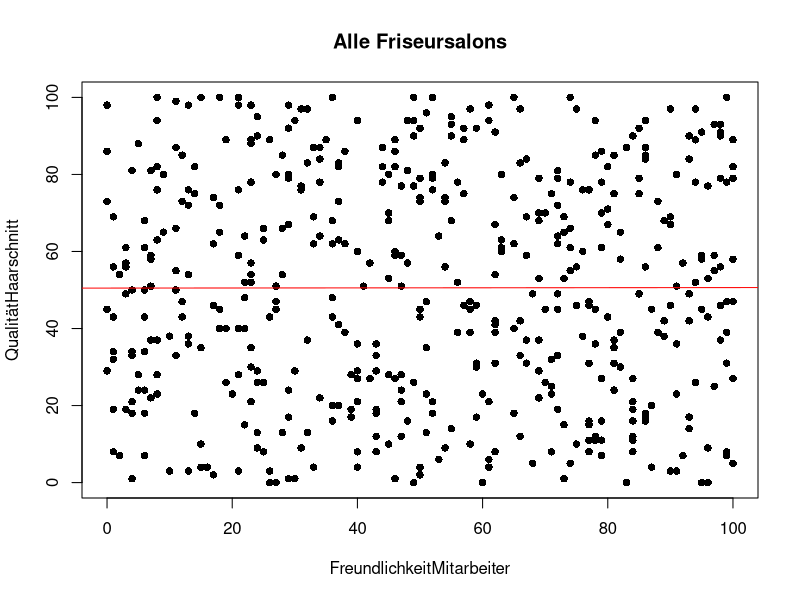
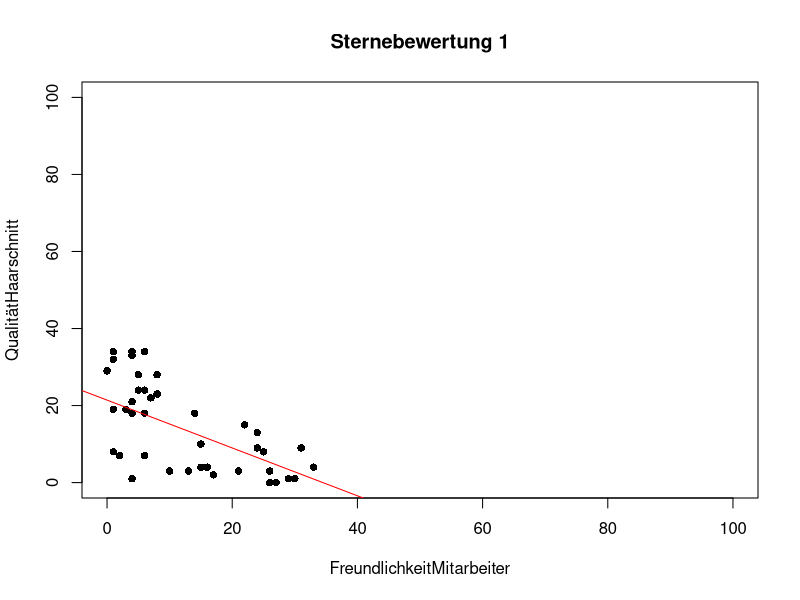
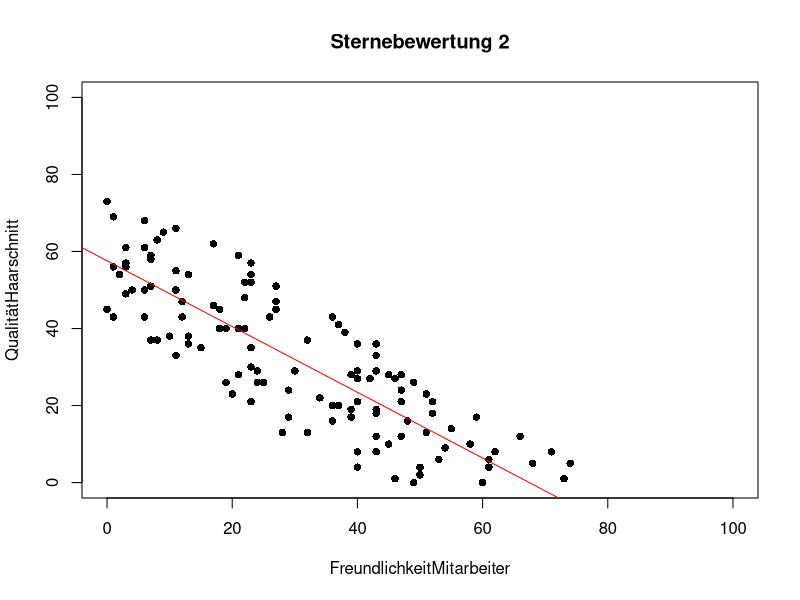
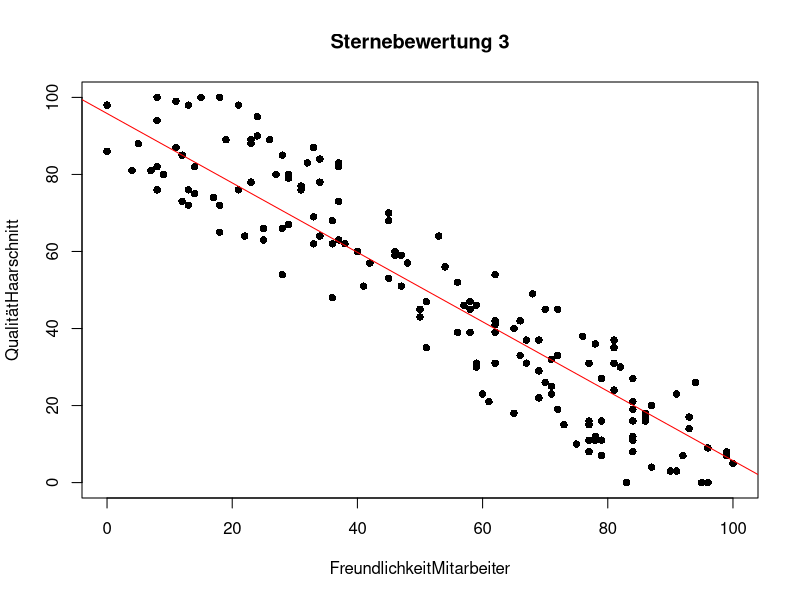
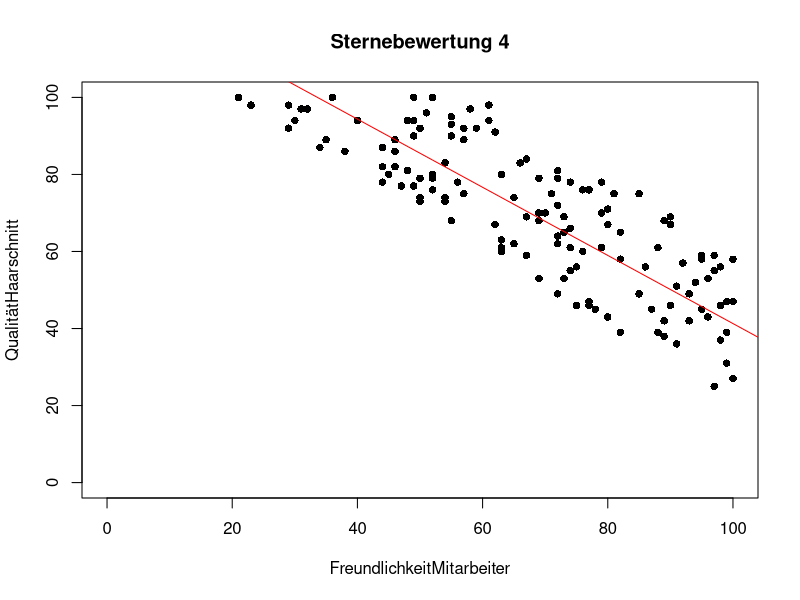
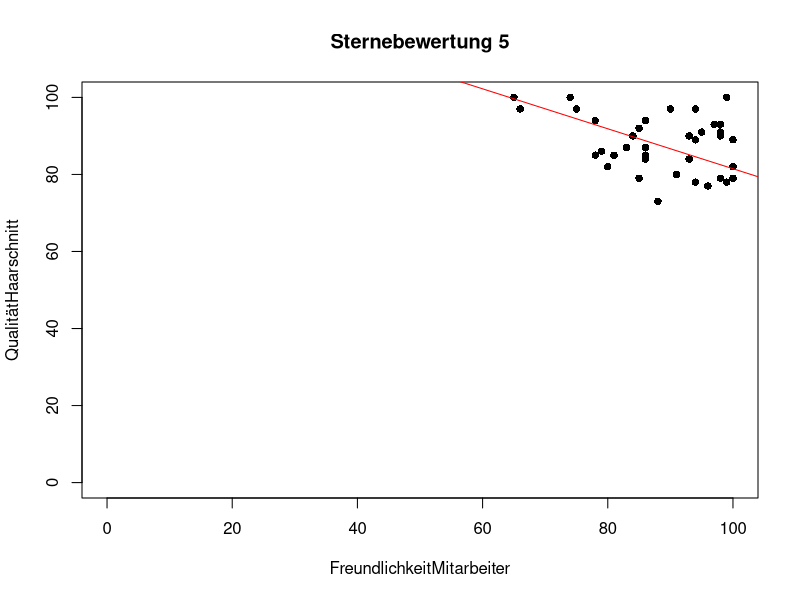

These figures' R source, in order:
## ---- chunk 1
#rm(list = ls())
FreundlichkeitMitarbeiter= sample(0:100,size=500,replace = T)
QualitätHaarschnitt= sample(0:100,size=500,replace = T)

EinStern = ifelse((FreundlichkeitMitarbeiter+QualitätHaarschnitt) <= 40, EinStern <- 1, EinStern <-  0)
ZweiSterne = ifelse((FreundlichkeitMitarbeiter+QualitätHaarschnitt) > 40 & (FreundlichkeitMitarbeiter+QualitätHaarschnitt) <= 80 , ZweiSterne <- 2, ZweiSterne <- 0)
DreiSterne = ifelse((FreundlichkeitMitarbeiter+QualitätHaarschnitt) > 80 & (FreundlichkeitMitarbeiter+QualitätHaarschnitt) <= 120 , DreiSterne <- 3, DreiSterne <- 0)
VierSterne = ifelse((FreundlichkeitMitarbeiter+QualitätHaarschnitt) > 120 & (FreundlichkeitMitarbeiter+QualitätHaarschnitt) <= 160 , VierSterne <- 4, VierSterne <- 0)
FünfSterne = ifelse((FreundlichkeitMitarbeiter+QualitätHaarschnitt) > 160 & (FreundlichkeitMitarbeiter+QualitätHaarschnitt) <= 200 , FünfSterne <- 5, FünfSterne <- 0)
Sternebewertung = abs(EinStern-ZweiSterne-DreiSterne-VierSterne-FünfSterne)

Datensatz = data.frame(FreundlichkeitMitarbeiter,QualitätHaarschnitt,Sternebewertung)

Teilmenge1 = subset(Datensatz,Sternebewertung == 1)
Teilmenge2 = subset(Datensatz,Sternebewertung == 2)
Teilmenge3 = subset(Datensatz,Sternebewertung == 3)
Teilmenge4 = subset(Datensatz,Sternebewertung == 4)
Teilmenge5 = subset(Datensatz,Sternebewertung == 5)

RegressionDatensatz = lm(FreundlichkeitMitarbeiter~QualitätHaarschnitt, Datensatz)
RegressionTeilmenge1 = lm(FreundlichkeitMitarbeiter~QualitätHaarschnitt,Teilmenge1)
RegressionTeilmenge2 = lm(FreundlichkeitMitarbeiter~QualitätHaarschnitt,Teilmenge2)
RegressionTeilmenge3 = lm(FreundlichkeitMitarbeiter~QualitätHaarschnitt,Teilmenge3)
RegressionTeilmenge4 = lm(FreundlichkeitMitarbeiter~QualitätHaarschnitt,Teilmenge4)
RegressionTeilmenge5 = lm(FreundlichkeitMitarbeiter~QualitätHaarschnitt,Teilmenge5)

par(pch=16)

plot(Datensatz$FreundlichkeitMitarbeiter,Datensatz$QualitätHaarschnitt,xlab="FreundlichkeitMitarbeiter",ylab="QualitätHaarschnitt",main = "Alle Friseursalons")
abline(RegressionDatensatz, col="red")

plot(Teilmenge1$FreundlichkeitMitarbeiter,Teilmenge1$QualitätHaarschnitt,xlab="FreundlichkeitMitarbeiter",ylab="QualitätHaarschnitt",xlim = c(0,100),ylim = c(0,100),main="Sternebewertung 1")
abline(RegressionTeilmenge1, col="red")

plot(Teilmenge2$FreundlichkeitMitarbeiter,Teilmenge2$QualitätHaarschnitt,xlab="FreundlichkeitMitarbeiter",ylab="QualitätHaarschnitt",xlim = c(0,100),ylim = c(0,100),main="Sternebewertung 2")
abline(RegressionTeilmenge2, col="red")

plot(Teilmenge3$FreundlichkeitMitarbeiter,Teilmenge3$QualitätHaarschnitt,xlab="FreundlichkeitMitarbeiter",ylab="QualitätHaarschnitt",xlim = c(0,100),ylim = c(0,100),main="Sternebewertung 3")
abline(RegressionTeilmenge3, col="red")

plot(Teilmenge4$FreundlichkeitMitarbeiter,Teilmenge4$QualitätHaarschnitt,xlab="FreundlichkeitMitarbeiter",ylab="QualitätHaarschnitt",xlim = c(0,100),ylim = c(0,100),main="Sternebewertung 4")
abline(RegressionTeilmenge4, col="red")

plot(Teilmenge5$FreundlichkeitMitarbeiter,Teilmenge5$QualitätHaarschnitt,xlab="FreundlichkeitMitarbeiter",ylab="QualitätHaarschnitt",xlim = c(0,100),ylim = c(0,100),main="Sternebewertung 5")
abline(RegressionTeilmenge5,col="red")

summary(RegressionDatensatz)
summary(RegressionTeilmenge1)
summary(RegressionTeilmenge2)
summary(RegressionTeilmenge3)
summary(RegressionTeilmenge4)
summary(RegressionTeilmenge5)
